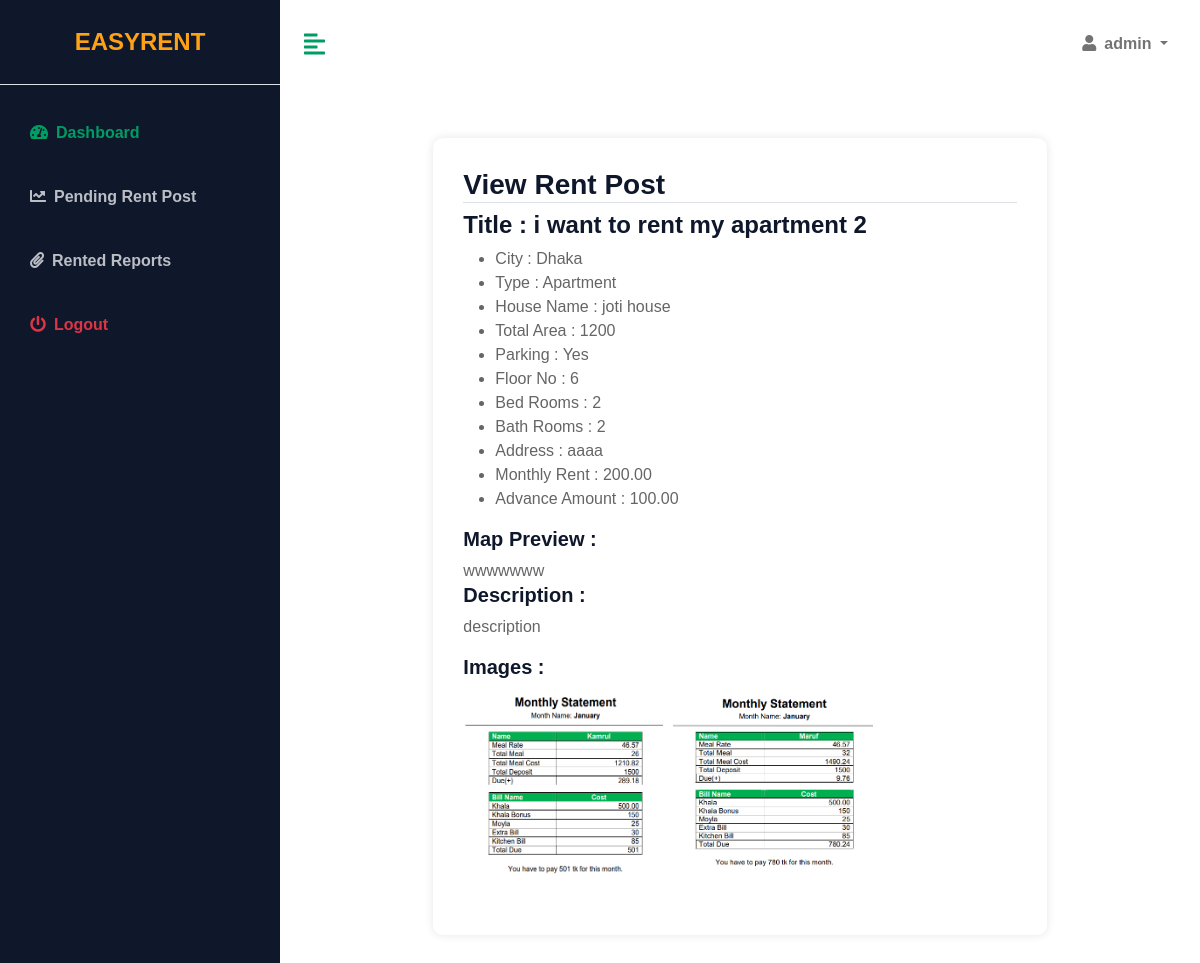
The page /account/pending-rent-view/7 (signed in) on the database as committed earlier.
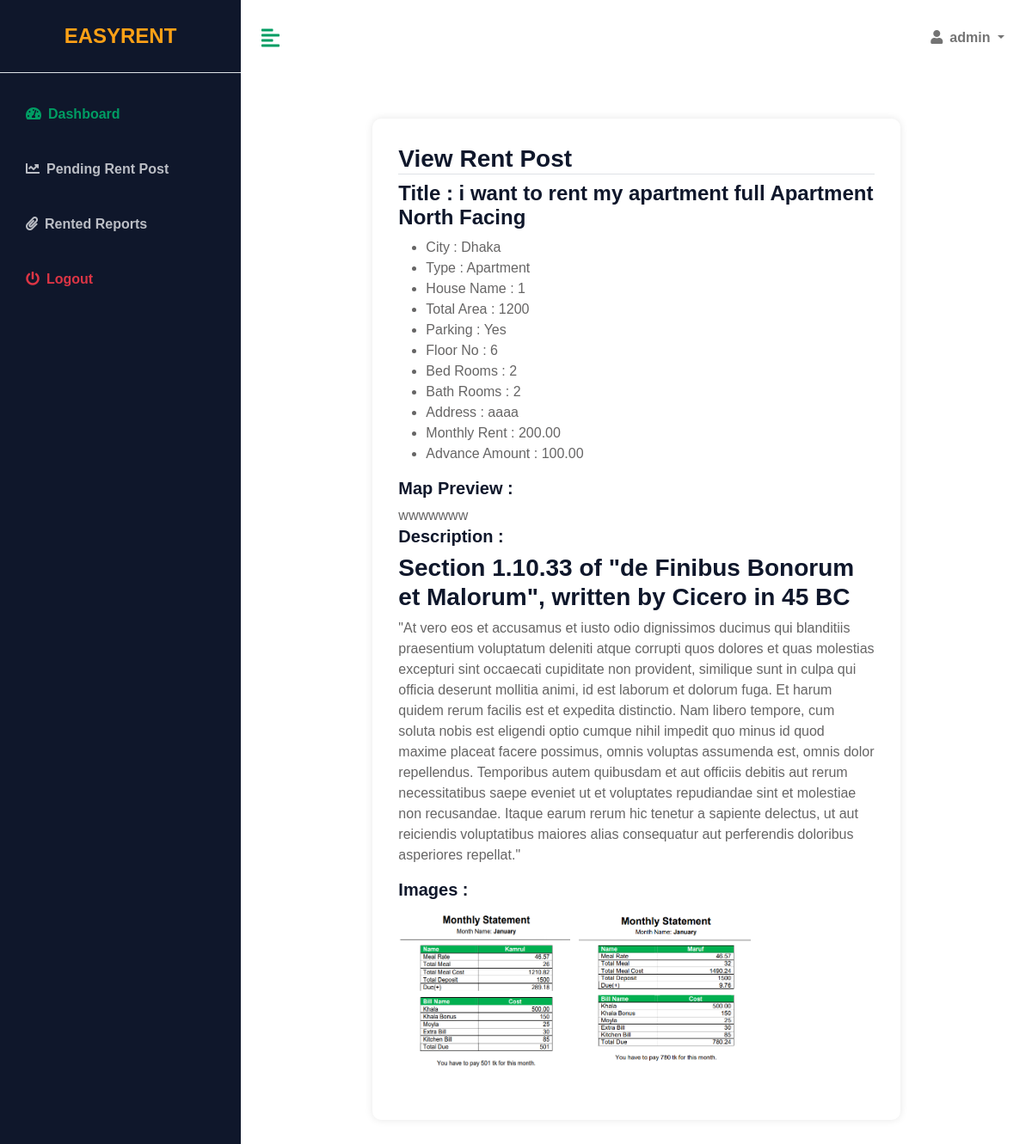
The same page on the database as committed later.
### App_Rental/models.py (models this page shows, shortened)
class House(models.Model):
    owner = models.ForeignKey(User, on_delete=models.CASCADE)
    title = models.CharField(max_length=500, blank=False)
    city = models.ForeignKey(City, on_delete=models.DO_NOTHING)
    address = models.CharField(max_length=500, blank=False)
    house_type = models.CharField(max_length=10, choices=HOUSE_TYPE_LIST, default="1")
    house_name = models.CharField(max_length=200, null=True)
    house_area = models.IntegerField(default=800)
    description = RichTextField(null=True)
    is_parking = models.BooleanField(default=True)
    total_bedrooms = models.IntegerField(default=0)
    total_bathrooms = models.IntegerField(default=0)
    floor_no = models.IntegerField(default=0)
    map_link =models.CharField(max_length=10000,blank=True)
    monthly_rent = models.DecimalField(max_digits=10, decimal_places=2, default=Decimal('0.00'))
    advacne_rent = models.DecimalField(max_digits=10, decimal_places=2, default=Decimal('0.00'))
    images = models.ManyToManyField('HouseImage', related_name='houses', blank=True)
    is_active=models.BooleanField(default=False)
    is_reject=models.BooleanField(default=False)
    is_rented=models.BooleanField(default=False)
    created=models.DateTimeField(auto_now=True,auto_now_add=False)

class City(models.Model):
    name = models.CharField(max_length=200, blank=False)
    is_active = models.BooleanField(default=True)

class HouseImage(models.Model):
    image = models.ImageField(upload_to='house_photos/')

### App_Account/views.py (the view)
# urls.py: path('pending-rent-view/<int:id>',PendingRentPreviewiew,name='pendingrentpreview'),
@admin_required
def PendingRentPreviewiew(request,id):
    house = get_object_or_404(House, id=id)
    house_form = HouseForm(instance=house)
    new_cities = []
    cities = City.objects.filter(is_active=True)
    for city in cities:
        if city.id == house.city.id:
            new_cities.append(city)
    new_house_type = []
    house_type_list = list(HOUSE_TYPE_LIST)
    for value,label in house_type_list:
        if value == house.house_type:
            new_house_type.append({'value': value, 'label': label, 's': 'selected'})
    context = {
        'cities': new_cities,
        'house':house,
        'house_form': house_form,
        'house_types': new_house_type,
    }
    return render(request,'App_Admin/pendingpreview.html',context)

### App_Account/views.py (called while the page is built)
def admin_required(view_func):
    @wraps(view_func)
    def wrapper(request, *args, **kwargs):
        if not request.user.is_superuser:
            return render(request,'accessdenied.html')
        return view_func(request, *args, **kwargs)
    return wrapper

### templates/App_Admin/pendingpreview.html (shortened to what this page needs)
{% extends 'App_Dashboard/base.html'%}
{% load static%}
{% block dashboard%}
<div class="container">
    <div class="row">
        <div class="col-lg-8 mx-auto update-container">
            <div class="main-body">
                <h3 class="text-left border-bottom mb-2">View Rent Post</h2>
                    <div class="g-3" id="AddRentPost">
                        <div class="col-lg-12">
                            <h4>Title : {{house.title}}</h4>
                            <ul>
                                <li>City : {{cities.0.name}} </li>
                                <li>Type : {{house_types.0.label}} </li>
                                <li>House Name : {{house.house_name}} </li>
                                <li>Total Area : {{house.house_area}} </li>
                                <li>Parking : {% if house.is_parking %} Yes {% else %} No {% endif %}</li>
                                <li>Floor No : {{house.floor_no}} </li>
                                <li>Bed Rooms : {{house.total_bedrooms}} </li>
                                <li>Bath Rooms : {{house.total_bathrooms}} </li>
                                <li>Address : {{house.address}} </li>
                                <li>Monthly Rent : {{house.monthly_rent}} </li>
                                <li>Advance Amount : {{house.advacne_rent}} </li>
                            </ul>
                        </div>
                        <div class="col-lg-12">
                            <h5>Map Preview : </h5>
                            {{house.map_link|safe}}
                        </div>
                        <div class="col-lg-12">
                            <h5>Description : </h5>
                            {{ house.description |safe}}
                        </div>
                        <div class="row my-2">
                            <div class="col-lg-12">
                                <h5>Images : </h5>
                                <div class="img-container d-flex" id="imagePreviews">
                                    {% for image in house.images.all %}
                                    <div class="position-relative"><img src="{{ image.image.url }}"
                                            style="width: 200px; height: 200px; margin-right: 10px; margin-bottom: 10px;">
                                    </div>
                                    {% endfor %}
                                </div>
                            </div>
                        </div>
                    </div>
            </div>
        </div>
    </div>
    {% endblock %}

### templates/App_Dashboard/base.html (shortened to what this page needs)
{% load static%}
<!DOCTYPE html>
<html lang="en">
<head>
    <link rel="stylesheet" href="https://cdnjs.cloudflare.com/ajax/libs/font-awesome/5.15.3/css/all.min.css" />
    <link rel="stylesheet" href="{% static 'css/bootstrap.min.css'%}">
    <link rel="stylesheet" href="{% static 'css/dashboard.css'%}">
    <link href="{% static 'alert/css/alert.css'%}" rel="stylesheet" />
    <link href="{% static 'alert/themes/default/theme.css'%}" rel="stylesheet" />
</head>
<body>
    <div class="d-flex" id="wrapper">
        <div class="bg-dark" id="sidebar-wrapper">
            <div class="sidebar-heading text-center py-4 primary-text fs-4 fw-bold text-uppercase border-bottom">
                <a href="{% url 'home' %}">EasyRent</a>
            </div>
            <div class="list-group list-group-flush my-3">
                {% if request.user.is_superuser %}
                {% include 'App_Dashboard/superadminmenu.html'%}
                {% else %}
                {% include 'App_Dashboard/othermenu.html'%}
                {% endif%}
            </div>
        </div>
        <div id="page-content-wrapper">
            <nav class="navbar navbar-expand-lg navbar-light bg-transparent py-4 px-4">
                <div class="d-flex align-items-center">
                    <i class="fas fa-align-left primary-text fs-4 me-3" id="menu-toggle"></i>
                </div>
                <div class="collapse navbar-collapse" id="navbarSupportedContent">
                    <ul class="navbar-nav ms-auto mb-2 mb-lg-0">
                        <li class="nav-item dropdown">
                            <a class="nav-link dropdown-toggle second-text fw-bold" href="#" id="navbarDropdown"
                                role="button" data-bs-toggle="dropdown" aria-expanded="false">
                                <i class="fas fa-user me-2"></i>{{request.user}}
                            </a>
                        </li>
                    </ul>
                </div>
            </nav>
            {% block dashboard %}
            {% endblock%}
        </div>
    </div>
</body>
</html>

### templates/App_Dashboard/superadminmenu.html
<a href="{% url 'App_Account:dashboard'%}"
        class="list-group-item list-group-item-action bg-transparent second-text active"><i
                class="fas fa-tachometer-alt me-2"></i>Dashboard</a>
<a href="{% url 'App_Account:pendingrentlist'%}"
        class="list-group-item list-group-item-action bg-transparent second-text fw-bold"><i
                class="fas fa-chart-line me-2"></i>Pending Rent Post</a>
<a href="#" class="list-group-item list-group-item-action bg-transparent second-text fw-bold"><i
                class="fas fa-paperclip me-2"></i>Rented Reports</a>
<a href="#" class="list-group-item list-group-item-action bg-transparent text-danger fw-bold"><i
                class="fas fa-power-off me-2"></i>Logout</a>

### templates/alert.html (shortened to what this page needs)
{% load static %}

### static/css/dashboard.css (style rules this page uses)
:root { --main-bg-color: #009d63; --main-text-color: #009d63; --second-text-color: #bbbec5; --second-bg-color: #c1efde; }
.primary-text { color: var(--main-text-color); }
.second-text { color: var(--second-text-color); }
#wrapper { overflow-x: hidden; background-color: #ffffff; }
#sidebar-wrapper { min-height: 100vh; position: fixed; width: 280px; left: 0; margin-left: -15rem; -webkit-transition: margin 0.25s ease-out; -moz-transition: margin 0.25s ease-out; -o-transition: margin 0.25s ease-out; transition: margin 0.25s ease-out; }
#sidebar-wrapper .sidebar-heading { padding: 0.875rem 1.25rem; font-size: 1.2rem; }
#sidebar-wrapper .list-group { width: 15rem; }
#page-content-wrapper { position: relative; height: 100vh !important; width: calc(100% - 280px); left: 280px; transition: 0.3s ease; }
#menu-toggle { cursor: pointer; }
.list-group-item { border: none; padding: 20px 30px; }
.list-group-item.active { background-color: transparent; color: var(--main-text-color); font-weight: bold; border: none; }
@media (min-width: 768px) { #sidebar-wrapper { margin-left: 0; } }

### templates/App_Admin/pendingpreview.html (style rules this page uses)
.update-container { margin: auto; margin-top: 50px; margin-bottom: 50px; padding: 30px; background-color: #fff; border-radius: 10px; box-shadow: 0px 0px 10px 0px rgba(0, 0, 0, 0.1); }

Rows that differ between the two databases and show on the page:
changed House "aaaa": title "i want to rent my apartment 2" → "i want to rent my apartment full Apartment North Facing"; house_name "joti house" → "1"; description "description" → "Section 1.10.33 of \"de Finibus Bonorum et Malorum\", written by Cicero in 45 BC \"At vero eos et accusamus et iusto odio dignissimos ducimus qui blanditiis praesentium voluptatum deleniti atque corrupti quos dolores et quas molestias excepturi sint occaecati cupiditate non provident, similique sunt in culpa qui officia deserunt mollitia animi, id est laborum et dolorum fuga. Et harum quidem rerum facilis est et expedita distinctio. Nam libero tempore, cum soluta nobis est eligendi optio cumque nihil impedit quo minus id quod maxime placeat facere possimus, omnis voluptas assumenda est, omnis dolor repellendus. Temporibus autem quibusdam et aut officiis debitis aut rerum necessitatibus saepe…"
